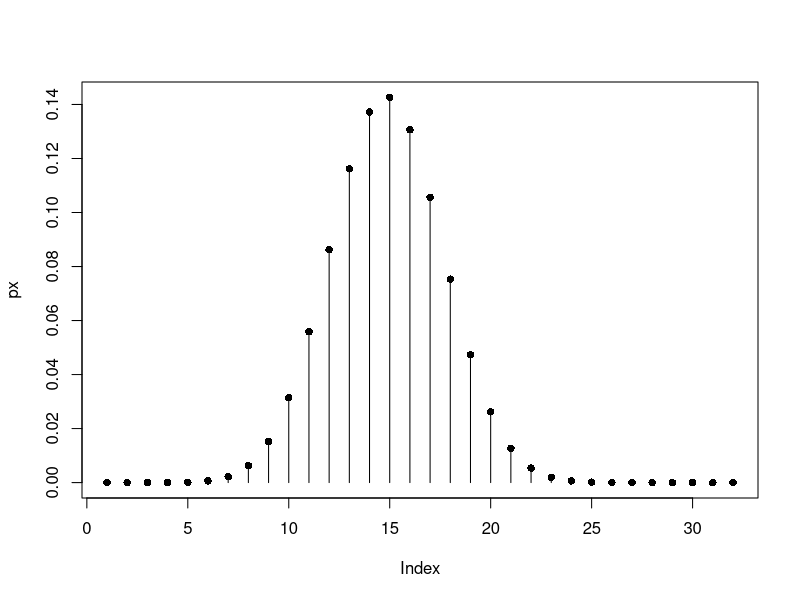
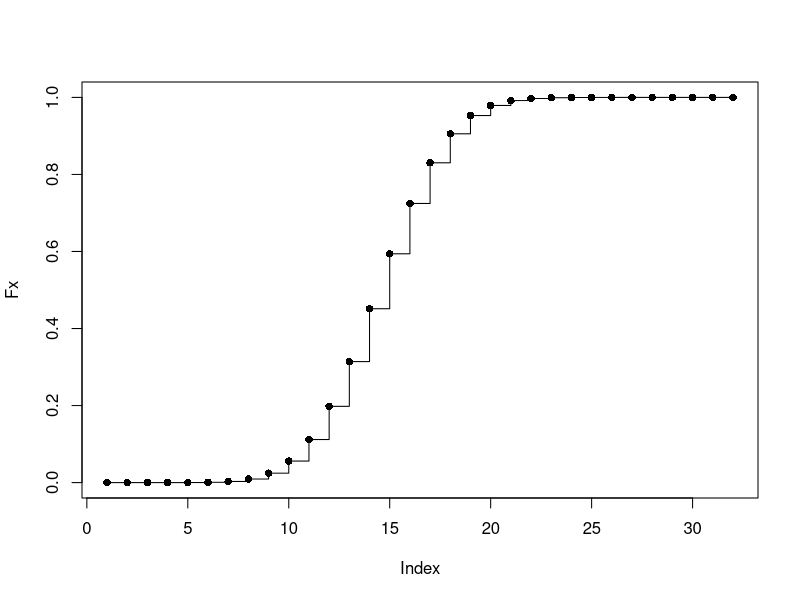

The R script that drew these images, in order:
#Exercice 2

#1 X suit une loi binomiale

#2Probabilite associee a X
p=44.7/100
k=c(0,1,2,3,4,5,6,7,8,9,10,11,12,13,14,15,16,17,18,19,20,21,22,23,24,25,26,27,28,29,30,31)
n=31
px=dbinom(k,n,p)

#2Trace du diagramme en baton
graphics.off()
plot(px,type='h')
points(px,col=1,pch=16) 

#3Trace de la fonction de repartition Fx
Fx=cumsum(px)
  graphics.off()
  plot(Fx,type='s')
  points(Fx,col=1,pch=16)


#4Calcul de P(X=17)
p17=dbinom(17,n,p)


#5Probabilite que 13 eleves utilisent facebook
PXsup12=1-Fx[13]


#6Probabilite que X soit superieur ou egal a 11
pXsup10=1-Fx[11]

#7 Probabilite que X superieure ou egale a 11
pr=0
for(i in 16:19)
{
	pr=pr+px[i]
}